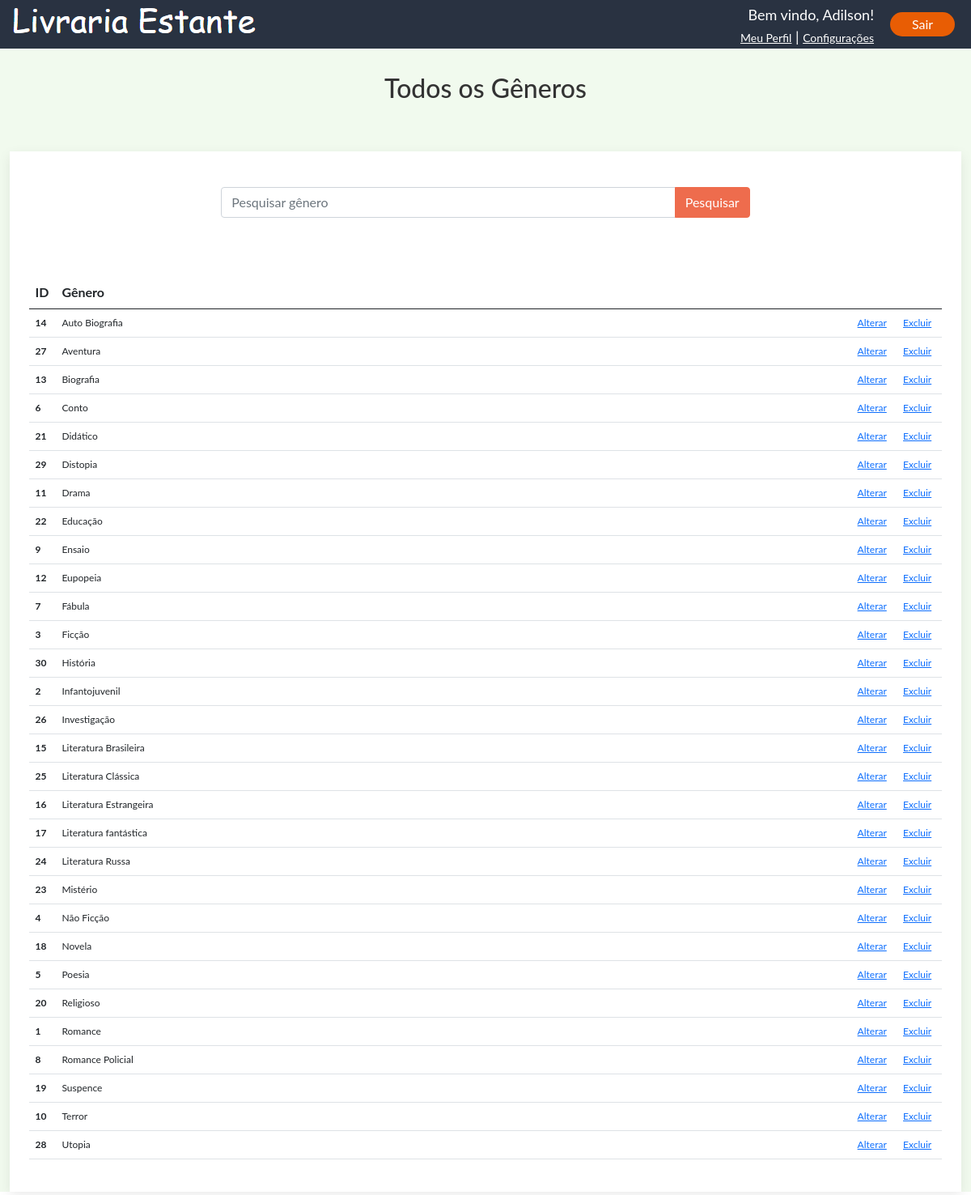
The app's page /todos-generos.php (signed in), older data.
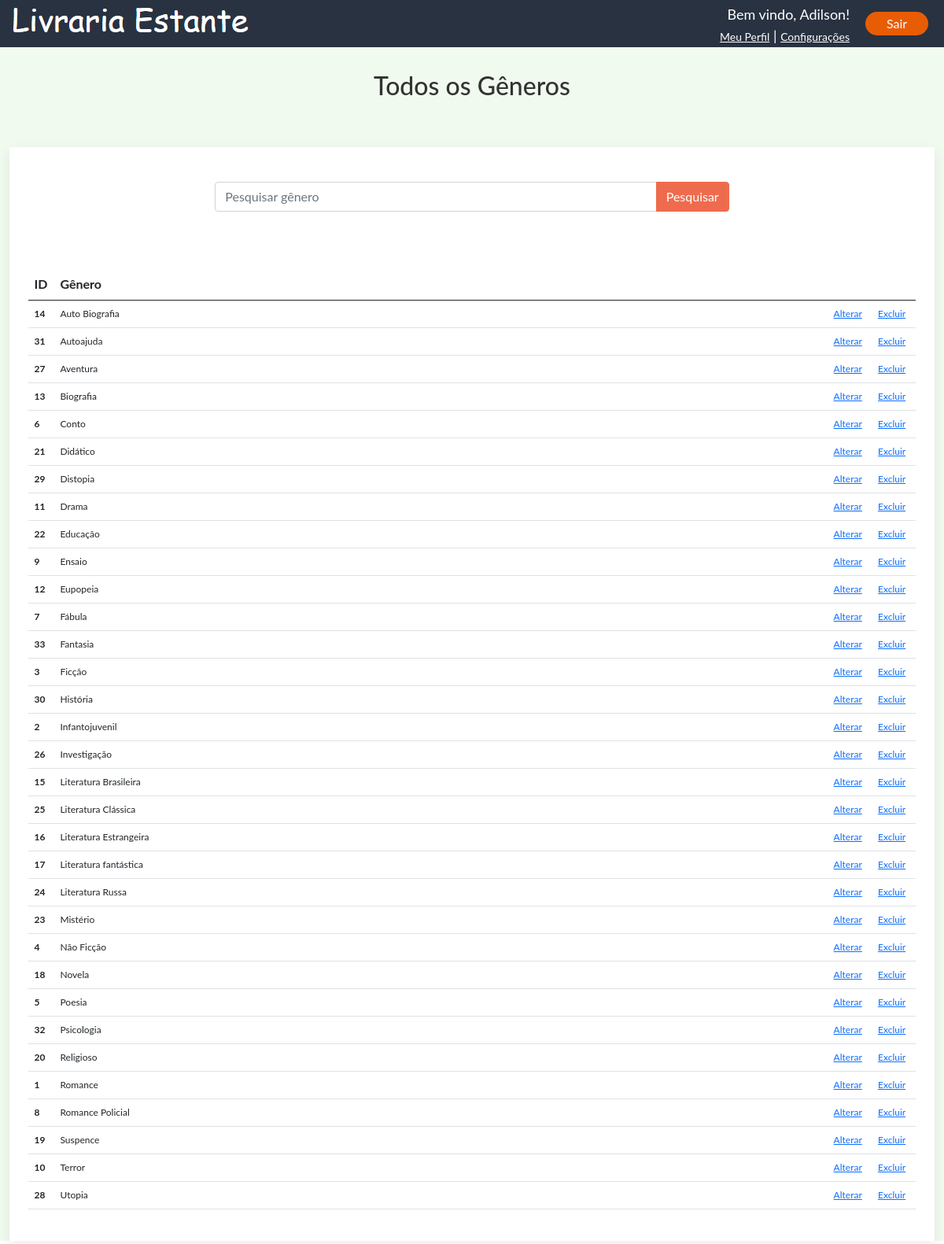
The same page, newer data.
### tables this page shows
CREATE TABLE `genero` (
  `idgenero` int(11) NOT NULL,
  `nome` varchar(50) NOT NULL
);

### todos-generos.php (the view, shortened to what this page needs)
<?php require_once("private/conexao.php"); ?>
<?php
    $consulta_lista_generos = " SELECT * FROM genero " ;
    $consulta_lista_generos .= " ORDER BY nome ASC ";
    $extrato_todas_generos = mysqli_query($conecta, $consulta_lista_generos);
?>
<!DOCTYPE html>
<html lang="pt-br">
<head>
    <link href="uikit\css\uikit.css" rel="stylesheet">
    <link href="bootstrap/css/bootstrap.min.css" rel="stylesheet">
    <link href="css/style.css" rel="stylesheet">
</head>
<body>
 <?php include_once("_include/header.php"); ?>
    <main class="principal container-fluid">
        <div class="titulo-central">
            <h2>Todos os Gêneros</h2>
        </div>
        <div id="caixa-lista" class="table-responsive row row-cols-1 row-cols-md-1 mb-1 uk-card uk-card-default">
            <form id="pesquisar-generos" action="todos-generos.php" method="get" class="input-group mb-3 barra-pesquisa" >
                <input type="text" class="form-control" name="pesquisa_genero" placeholder="Pesquisar gênero" aria-label="Pesquisar gênero" aria-describedby="button-addon2">
                <button type="input" name="botao" class="btn btn-primary" id="button-addon2" >Pesquisar</button>
            </form>
            <table class="table" id="lista-livros">
                <thead>
                    <tr id="coluna-tabela">
                    <th id="coluna-id" scope="col">ID</th>
                    <th id="coluna-titulo" scope="col">Gênero</th>
                    <th id="coluna-alterar" scope="col"></th>
                    <th id="coluna-excluir" scope="col"></th>
                    </tr>
                </thead>
                <tbody>
                <?php
                    while($lista_generos = mysqli_fetch_assoc($extrato_todas_generos)){
                ?>
                    <form action="todos-generos.php" method="post">
                        <tr id="linha-tabela">
                            <th scope="row"><?php echo $lista_generos["idgenero"]; ?></th>
                            <td id="linha-titulo">
                                    <?php echo $lista_generos["nome"]; ?>
                                </td>
                            <td><a href="#" uk-toggle>Alterar</a> </td>
                            <td><a href="#" uk-toggle>Excluir</a> </td>
                        </tr>
                    </form>
                <?php
                    }
                ?>
                </tbody>
            </table>
        </div>
    </main>
</body>
</html>

### _include/header.php (shortened to what this page needs)
<?php
     if (isset($_SESSION["usuario_portal"])){
         $nome_usuario = $_SESSION["usuario_portal"];
    }
?>
<header>
    <span>
        <a style="text-decoration:none;" href="inicio.php">
            <img src="img/logo.png" class="img-fluid" alt="Início">
        </a>
    </span>
    <aside class="painel_usuario">
        <span id="nome_usuario">
            Bem vindo, <?php echo $nome_usuario ?>!
            <br>
            <a id="meu_perfil" href="#">Meu Perfil</a> |
            <a id="configuracoes" href="configuracoes.php">Configurações</a>
        </span>
        <a href="logout.php"><span id="botao_sair"> Sair  </span></a>
    </aside>
</header>

### css/style.css (style rules this page uses)
main,body,h1,h2 { font-family: 'Lato', sans-serif !important; }
.container-fluid { margin: 0 auto; }
header { background-color:#293241; margin-bottom: 20px; width: 100%; display: flex; justify-content: space-around; }
header, .painel_usuario { height: 60px; }
.painel_usuario { margin:0 auto; padding-top:5px; display: inline-block; margin-right: 20px; text-align:right; }
aside #nome_usuario { float:left; font-size: 18px; color:#ffff; }
aside a#configuracoes, a#meu_perfil { color: #ffff; font-size: 14px; }
#botao_sair { padding-top: 3px; text-align: center; float:right; background-color: #e85d04; width: 80px; height: 30px; border-radius: 15px; margin-top: 10px; margin-left: 10px; }
a #botao_sair { text-decoration:none; color: #ffff; }
#nome_usuario { margin-right:10px; font-size: 20px; }
body { background-color: #f1faee; }
.principal { background-color:#f1faee; }
.barra-pesquisa { width: 60%; margin: 0 auto; padding-top: 20px; }
#caixa-lista { background-color:#ffff; padding: 2%; margin: 5% 0; }
#lista-livros { margin-top: 5%; }
#linha-tabela { font-size:12px; }
#lista-livros #coluna-titulo { width:5px; }
#coluna-tabela { width: 100%; }
#coluna-id { width: 2%; }
#coluna-titulo { width: 50%; }
#coluna-alterar,#coluna-excluir { width: 5%; }
.titulo-central { margin-top:30px; text-align:center; margin-bottom:30px; }
.btn-primary { background-color: #ee6c4d ; border-color: #ee6c4d ; color: #ffff ; }

Row changes from the older to the newer data that the page shows:
added genero: idgenero "31", nome "Autoajuda"
added genero: idgenero "33", nome "Fantasia"
added genero: idgenero "32", nome "Psicologia"
